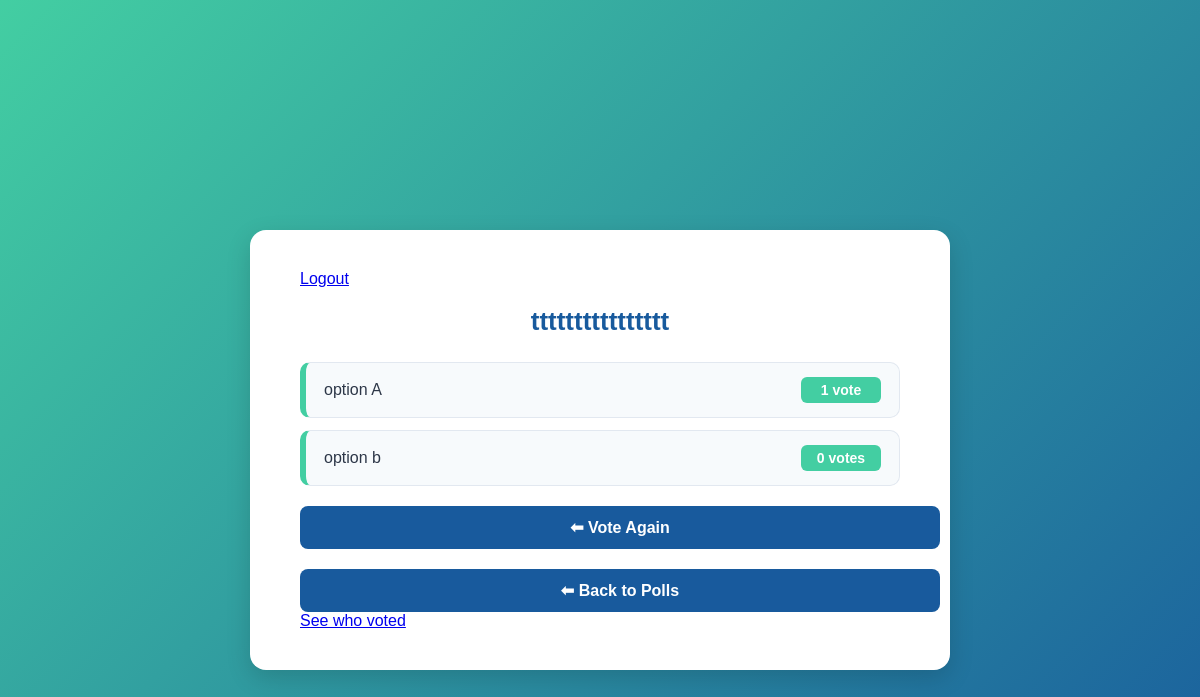
The page /4/results/ on the database as committed earlier.
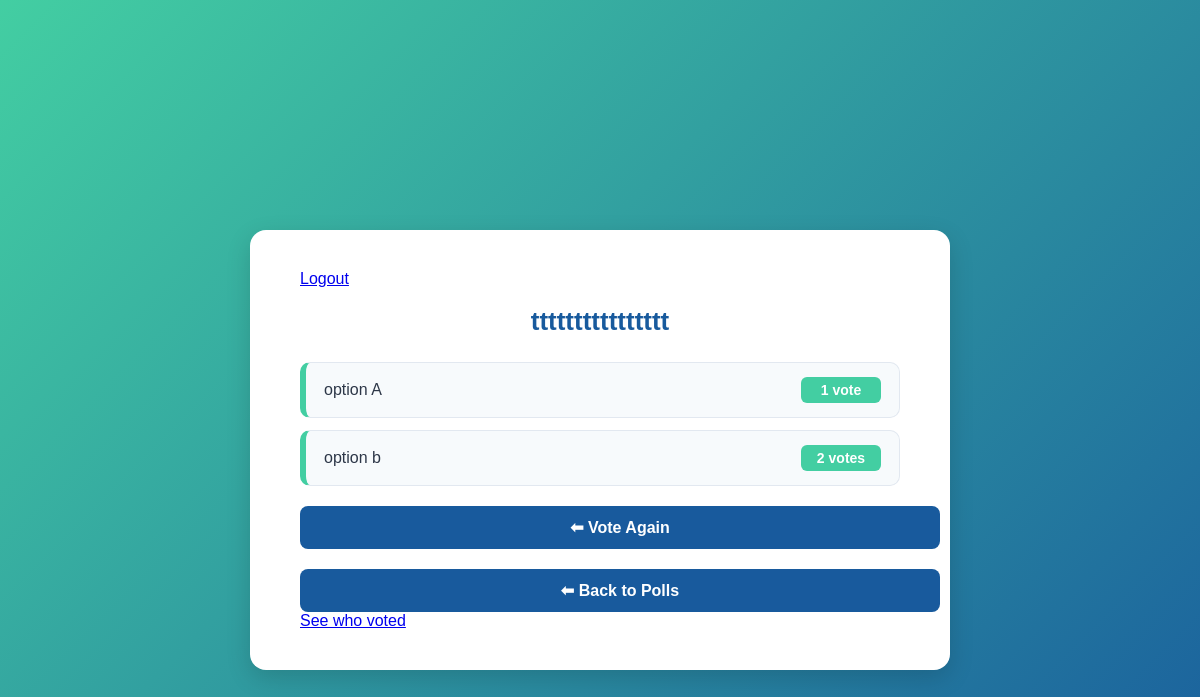
The same page on the database as committed later.
### polls/models.py (models this page shows)
class Choice(models.Model):
    question = models.ForeignKey(Question, on_delete=models.CASCADE)
    choice_text = models.CharField(max_length=200)
    votes = models.IntegerField(default=0)

### polls/views.py (the view)
# urls.py: path("<int:question_id>/results/", views.results, name="results"),
def results(request, question_id):
    question = get_object_or_404(Question, pk=question_id)
    return render(request, "polls/results.html", {"question": question})

### templates/polls/results.html (shortened to what this page needs)
{% load static %}
<!DOCTYPE html>
<html lang="en">
<head>
</head>
<body>
  <div class="results-container">
        <a href="{% url 'polls:logout' %}" class="logout-btn">Logout</a>
    <h1>{{ question.question_text }}</h1>
    <ul>
      {% for choice in question.choice_set.all %}
        <li>
          <span>{{ choice.choice_text }}</span>
          <span class="vote-count">{{ choice.votes }} vote{{ choice.votes|pluralize }}</span>
        </li>
      {% endfor %}
    </ul>
    <a href="{% url 'polls:detail' question.id %}" class="btn">⬅ Vote Again</a>
      <a href="{% url 'polls:index' %}" class="btn">⬅ Back to Polls</a>
    <a href="{% url 'polls:show_users' question.id %}">See who voted</a>
  </div>
</body>
</html>

Rows that differ between the two databases and show on the page:
changed Choice "option b": votes "0" → "2"
